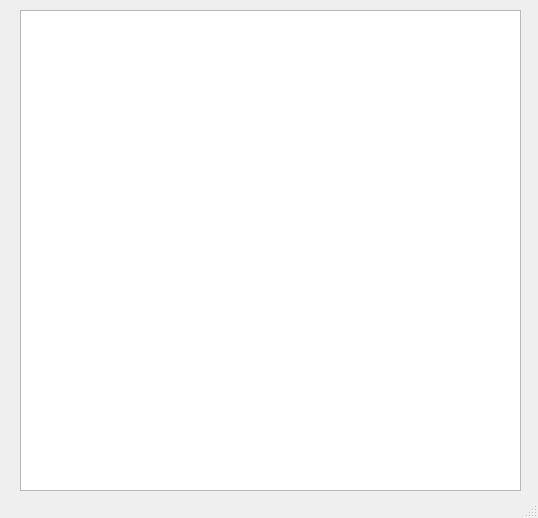
<?xml version="1.0" encoding="UTF-8"?>
<ui version="4.0">
 <class>MainWindow</class>
 <widget class="QMainWindow" name="MainWindow">
  <property name="geometry">
   <rect>
    <x>0</x>
    <y>0</y>
    <width>538</width>
    <height>518</height>
   </rect>
  </property>
  <property name="windowTitle">
   <string>MainWindow</string>
  </property>
  <widget class="QWidget" name="centralwidget">
   <widget class="QListWidget" name="listWidget">
    <property name="geometry">
     <rect>
      <x>20</x>
      <y>10</y>
      <width>501</width>
      <height>481</height>
     </rect>
    </property>
   </widget>
  </widget>
  <widget class="QStatusBar" name="statusbar"/>
 </widget>
 <resources/>
 <connections/>
</ui>
